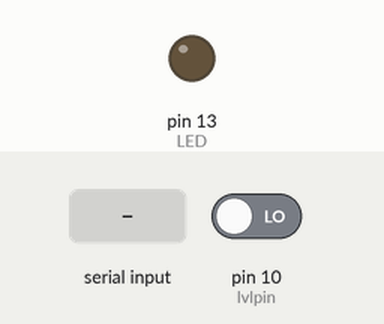
Recording of a sketch running on a simulated Arduino Uno, built with avr-gcc and run on an emulated ATmega328P. Parts: output pins drawn as LEDs (lit = HIGH). Inputs (shaded band) come from the test bench; at power-on: pin 10 (lvlpin) LOW. Pins used as bus, display or sensor lines are not drawn; what the sketch prints to the serial monitor is not drawn.

Above: at 13.2 s.
13.3 s: "k" received over Serial
26.5 s: "a" received over Serial
31.5 s: "z" received over Serial
At 55.4 s:
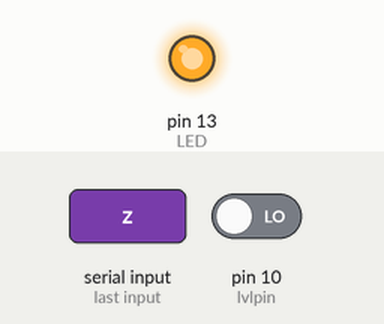
Timing chart, 0 to 57.0 s (numbered marks = the images above; inputs shaded):
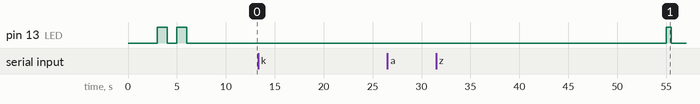

The sketch:

P2P-Solar-Level.ino
```cpp
//used to monitor level height switch and send cut off signal to remote kill switch box. When recieve confirmation of cutoff, end sending message until level switch is reset.

///////////////////////

// We'll use SoftwareSerial to communicate with the XBee:
#include <SoftwareSerial.h>
// XBee's DOUT (TX) is connected to pin 2 (Arduino's Software RX)
// XBee's DIN (RX) is connected to pin 3 (Arduino's Software TX)
// SoftwareSerial XBee(2, 3); // RX, TX

////// VARIABLES //////

int lvlpin = 10; //liquid level switch set to Pin 10

int lvlstate = digitalRead(lvlpin);  //to handle data of current State of a switch

int bedtime = 0;

int tick8=0;

int sleeptick8s=225;   //how many sets of 8 seconds to wait before starting up again  225

////// SETUP //////

void setup() {

pinMode(lvlpin,INPUT); //define liquid level pin mode
digitalWrite(lvlpin,HIGH);

pinMode(13, OUTPUT);  //LED

pinMode(9, OUTPUT);  //XBee sleepmode pin. High=sleep. Low-awake.

Serial.begin(9600);      //START COMMUNICATING WITH XBEE

digitalWrite(9, LOW);                 //wake up XBee
delay(2000);                          //give it a few seconds to catch its breath

    Serial.print('A');
    digitalWrite(13, LOW);
    delay(1000);

    digitalWrite(13, HIGH);
    delay(1000);

    digitalWrite(13, LOW);
    delay(1000);

    digitalWrite(13, HIGH);
    delay(1000);

    digitalWrite(13, LOW);
    delay(1000);

    bedtime = 0;

  delay(5000);                              //wait 5 seconds

}

//// LOOP ////

void loop() {


   // read the state of the switch into a local variable:
digitalWrite(lvlpin, HIGH);
delay(2000);
  lvlstate = digitalRead(lvlpin);
  delay(10);
  lvlstate = digitalRead(lvlpin);
delay(2000);
digitalWrite(lvlpin, LOW);

  if (lvlstate == HIGH) {       //And If the current state of the switch is "HIGH", AKA the N.C. switch is tripped...
    Serial.print('K');   //Send the Kill Signal
    delay(5000);
  } else {               //If the switch was not "HIGH"...
    Serial.print('A');   //Send Alive Signal
    delay(5000);
  }

while (bedtime==0 && Serial.available()>0){             //if message available...
//could this if be written as a while(serial available && bedtime=0)


char RXbyte = char(Serial.read()); //read message...

if (RXbyte == 'k') { //if message is "k"...
    Serial.print('Z');                  //ready to sleep
}
if (RXbyte == 'a') { //if message is "a"...
    Serial.print('Z');                  //ready to sleep
}

if (RXbyte == 'z') {
    Serial.print('z');                  //going to sleep
    delay(8000);
    bedtime=1;                           //initiate bedtime next loop
}


} //end Serial.available while

while (bedtime==1){
    digitalWrite(9, HIGH);
 delay(8000);                             //wait 8 seconds
 tick8++;                                 //add 1 to "tick8"

//blink
    digitalWrite(13, HIGH);
    delay(500);
    digitalWrite(13, LOW);
//end blink

if (tick8>sleeptick8s){                          //after 30 minutes...
    tick8=0;
    bedtime=0;                           //end bedtime
      digitalWrite(9, LOW);

    digitalWrite(13, LOW);
    delay(1000);
    digitalWrite(13, HIGH);
    delay(1000);
    digitalWrite(13, LOW);
    delay(1000);
    digitalWrite(13, HIGH);
    delay(1000);
    digitalWrite(13, LOW);
    delay(1000);
}                                        //end tick8 if

} //end bedtime1 while

} //end main loop
```

Measured:
- after the input at 13.3 s, every drawn part: stays the same
- after the input at 26.5 s, every drawn part: stays the same
- after the input at 31.5 s, pin 13 (LED): LOW → HIGH after 23.5 s, → LOW 0.50 s later
